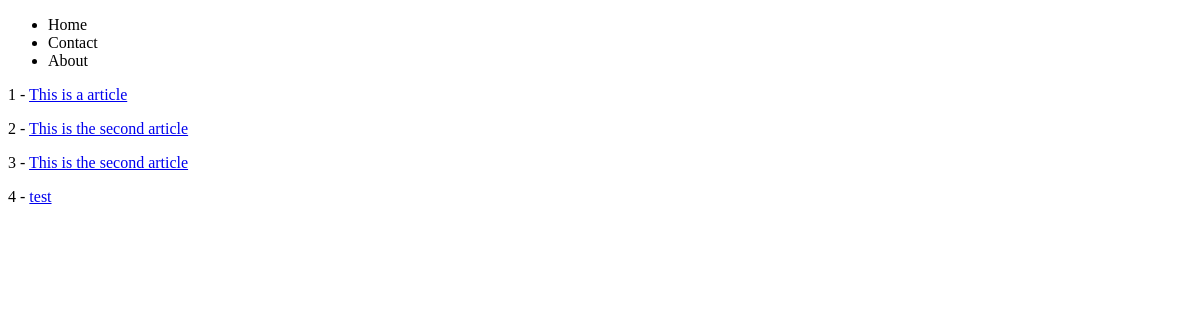
/blog/, run on an earlier commit of the app's database.
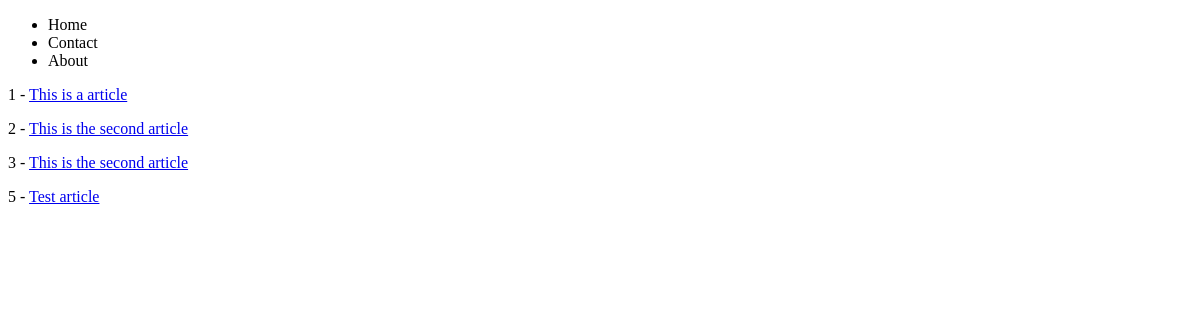
And on a later commit of the database.
### blog/models.py (models this page shows)
class Article(models.Model):
    title = models.CharField(max_length=120)
    content = models.TextField(blank=True, null=True)
    active = models.BooleanField(default=True)
    def get_absolute_url(self):
        return reverse("articles:article-detail", kwargs={"id": self.id})

### blog/views.py (the view)
# urls.py: path('', ArticleListView.as_view(), name='article-list'),
class ArticleListView(ListView):
    template_name = 'articles/article_list.html'
    queryset = Article.objects.all()

### blog/templates/articles/article_list.html
{% extends 'base.html' %}
{% block content %}
    {% for instance in object_list %}
        <p>{{ instance.id }} - <a href="{{ instance.get_absolute_url }}">{{ instance.title }}</a></p>
    {% endfor %}
{% endblock %}

What changed in the data, as far as the page shows it:
removed Article: id "4", title "test"
added Article: id "5", title "Test article"
